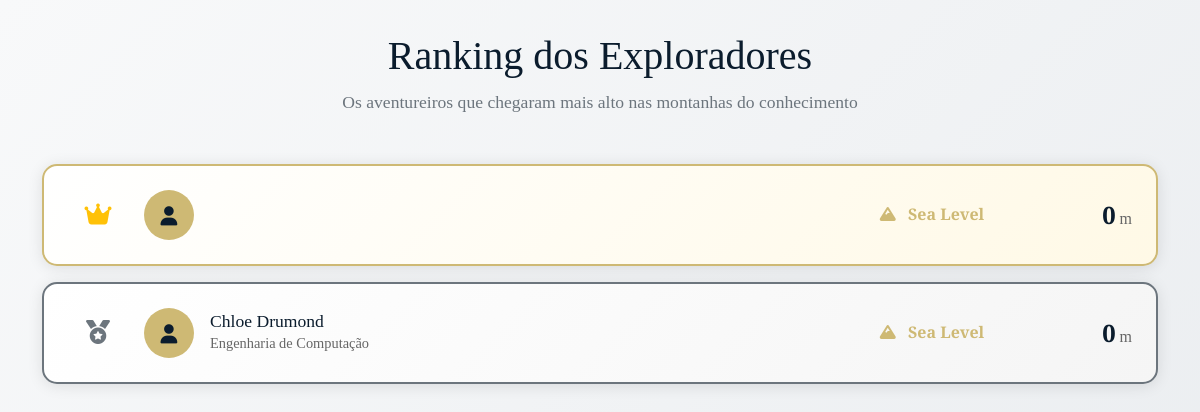
The page /ranking/ on the database its author committed.
### materials/models.py (models this page shows, shortened)
class UserProfile(models.Model):
    user = models.OneToOneField(User, on_delete=models.CASCADE, related_name='profile')
    curso = models.CharField(max_length=100, verbose_name="Curso")
    altitude_total = models.IntegerField(default=0, verbose_name="Altitude Total")
    montanha_atual = models.ForeignKey(
        MountainLevel,
        on_delete=models.SET_NULL,
        null=True,
        blank=True,
        verbose_name="Montanha Atual"
    )
    montanhas_conquistadas = models.ManyToManyField(
        MountainLevel,
        through='MountainAchievement',
        related_name='conquistadores',
        verbose_name="Montanhas Conquistadas"
    )
    created_at = models.DateTimeField(auto_now_add=True)
    updated_at = models.DateTimeField(auto_now=True)
    class Meta:
        verbose_name = "Perfil do Usuário"
        verbose_name_plural = "Perfis dos Usuários"

class MountainLevel(models.Model):
    name = models.CharField(max_length=100, verbose_name="Nome da Montanha")
    min_altitude = models.IntegerField(verbose_name="Altitude Mínima")
    max_altitude = models.IntegerField(verbose_name="Altitude Máxima")
    description = models.TextField(blank=True, verbose_name="Descrição")
    image = models.ImageField(upload_to='mountains/', blank=True, null=True, verbose_name="Imagem")
    class Meta:
        verbose_name = "Nível de Montanha"
        verbose_name_plural = "Níveis de Montanha"
        ordering = ['min_altitude']

### materials/views.py (the view)
# urls.py: path('ranking/', views.ranking_usuarios, name='ranking_usuarios'),
def ranking_usuarios(request):
    usuarios = UserProfile.objects.select_related('user', 'montanha_atual').order_by('-altitude_total')[:20]
    context = {
        'usuarios': usuarios,
    }
    return render(request, 'materials/ranking.html', context)

### templates/materials/ranking.html (shortened to what this page needs)
{% extends 'base.html' %}
{% load static %}
{% block body_class %}ranking-body{% endblock %}
{% block content %}
<div class="ranking-container">
    <div class="container">
        <div class="ranking-header text-center mb-5">
            <h1 class="ranking-title">Ranking dos Exploradores</h1>
            <p class="ranking-subtitle">Os aventureiros que chegaram mais alto nas montanhas do conhecimento</p>
        </div>
        <div class="ranking-list">
            {% for profile in usuarios %}
                <div class="ranking-item {% if forloop.counter <= 3 %}podium-{{ forloop.counter }}{% endif %}">
                    <div class="position">
                        {% if forloop.counter == 1 %}
                            <i class="fas fa-crown text-warning"></i>
                        {% elif forloop.counter == 2 %}
                            <i class="fas fa-medal text-secondary"></i>
                        {% elif forloop.counter == 3 %}
                            <i class="fas fa-award text-warning"></i>
                        {% else %}
                            <span class="position-number">{{ forloop.counter }}</span>
                        {% endif %}
                    </div>
                    <div class="user-info">
                        <div class="user-avatar">
                            <i class="fas fa-user"></i>
                        </div>
                        <div class="user-details">
                            <h5 class="user-name">{{ profile.user.get_full_name }}</h5>
                            <p class="user-course">{{ profile.curso }}</p>
                        </div>
                    </div>
                    <div class="mountain-info">
                        {% if profile.montanha_atual %}
                            <div class="current-mountain">
                                <i class="fas fa-mountain"></i>
                                <span>{{ profile.montanha_atual.name }}</span>
                            </div>
                        {% endif %}
                    </div>
                    <div class="altitude-display">
                        <span class="altitude-number">{{ profile.altitude_total }}</span>
                        <span class="altitude-unit">m</span>
                    </div>
                </div>
            {% endfor %}
        </div>
    </div>
</div>
{% endblock %}

### static/css/style.css (style rules this page uses)
* { margin: 0; padding: 0; box-sizing: border-box; }
:root { --navy-blue: #0B1C2D; --gold: #CEB974; --white: #ffffff; --font-family: 'Crimson Text', serif; --transition: all 0.3s ease; }
body { font-family: var(--font-family); line-height: 1.6; overflow-x: hidden; }

### templates/materials/ranking.html (style rules this page uses)
.ranking-body { background: linear-gradient(135deg, #f8f9fa, #e9ecef); min-height: 100vh; padding: 2rem 0; }
.ranking-title { color: var(--navy-blue); font-size: 2.5rem; margin-bottom: 0.5rem; }
.ranking-subtitle { color: #6c757d; font-size: 1.1rem; }
.ranking-item { display: flex; align-items: center; background: white; padding: 1.5rem; margin-bottom: 1rem; border-radius: 15px; box-shadow: 0 2px 15px rgba(0,0,0,0.1); transition: transform 0.3s ease, box-shadow 0.3s ease; }
.podium-1 { background: linear-gradient(135deg, #fff, #fff9e6); border: 2px solid var(--gold); }
.podium-2 { background: linear-gradient(135deg, #fff, #f5f5f5); border: 2px solid #6c757d; }
.position { flex: 0 0 60px; text-align: center; font-size: 1.5rem; }
.user-info { flex: 1; display: flex; align-items: center; margin-left: 1rem; }
.user-avatar { width: 50px; height: 50px; background: var(--gold); border-radius: 50%; display: flex; align-items: center; justify-content: center; color: var(--navy-blue); font-size: 1.2rem; margin-right: 1rem; }
.user-name { margin: 0; color: var(--navy-blue); font-size: 1.1rem; }
.user-course { margin: 0; color: #666; font-size: 0.9rem; }
.mountain-info { flex: 0 0 200px; text-align: center; }
.current-mountain { color: var(--gold); font-weight: 600; }
.current-mountain i { margin-right: 0.5rem; }
.altitude-display { flex: 0 0 100px; text-align: right; }
.altitude-number { font-size: 1.5rem; font-weight: bold; color: var(--navy-blue); }
.altitude-unit { font-size: 1rem; color: #666; }

### rows shown on the page
UserProfile: montanha_atual.name "Sea Level", altitude_total "0"
UserProfile: user.get_full_name "Chloe Drumond", curso "Engenharia de Computação", montanha_atual.name "Sea Level", altitude_total "0"
